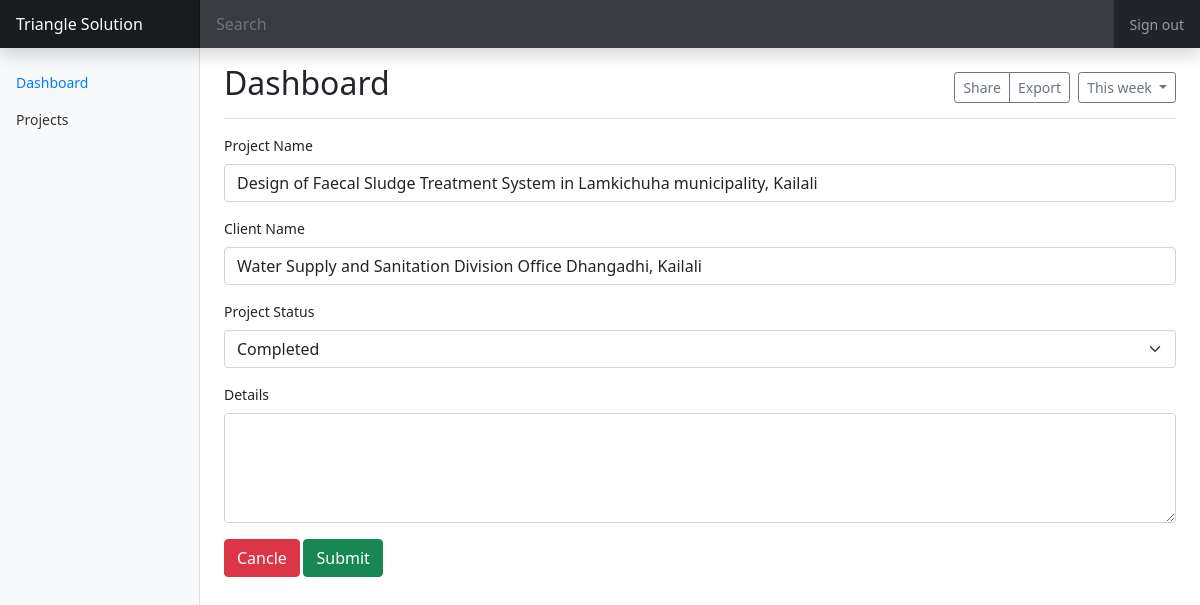
The app's page /admin/editpage.php?edit=9 with its own data.
### tables this page shows
CREATE TABLE `project` (
  `p_id` int(11) NOT NULL,
  `p_name` varchar(255) NOT NULL,
  `c_name` varchar(255) NOT NULL,
  `p_status` varchar(255) NOT NULL,
  `p_details` text NOT NULL
);

### admin/editpage.php (the view, shortened to what this page needs)
<?php
    include_once 'loginsystem/includes/dbh.inc.php';
    if (isset($_GET['edit'])) {
        $id = $_GET['edit'];
        $record = mysqli_query($conn, "SELECT * FROM project WHERE p_id = $id");
        $n = mysqli_fetch_array($record);
        $p_name = $n["p_name"];
        $c_name = $n["c_name"];
        $p_status = $n["p_status"];
        $p_details = $n["p_details"];
	}
?>
<!DOCTYPE html>
<html>
<head>
  <link href="../assest/css/bootstrap.min.css" rel="stylesheet">
  <link href="../assest/css/dashboard.css" rel="stylesheet">
</head>
<body>
  <header class="navbar navbar-dark sticky-top bg-dark flex-md-nowrap p-0 shadow">
    <a class="navbar-brand col-md-3 col-lg-2 me-0 px-3" href="#">Triangle Solution</a>
    <input class="form-control form-control-dark w-100" type="text" placeholder="Search" aria-label="Search">
    <ul class="navbar-nav px-3">
      <li class="nav-item text-nowrap">
        <a class="nav-link" href="#">Sign out</a>
      </li>
    </ul>
  </header>
  <div class="container-fluid">
    <div class="row">
      <nav id="sidebarMenu" class="col-md-3 col-lg-2 d-md-block bg-light sidebar collapse">
        <div class="position-sticky pt-3">
          <ul class="nav flex-column">
            <li class="nav-item">
              <a class="nav-link active" aria-current="page" href="#">
                Dashboard
              </a>
            </li>
            <li class="nav-item">
              <a class="nav-link" href="#">
                Projects
              </a>
            </li>
          </ul>
        </div>
      </nav>
      <main class="col-md-9 ms-sm-auto col-lg-10 px-md-4">
        <div
          class="d-flex justify-content-between flex-wrap flex-md-nowrap align-items-center pt-3 pb-2 mb-3 border-bottom">
          <h1 class="h2">Dashboard</h1>
          <div class="btn-toolbar mb-2 mb-md-0">
            <div class="btn-group me-2">
              <button type="button" class="btn btn-sm btn-outline-secondary">Share</button>
              <button type="button" class="btn btn-sm btn-outline-secondary">Export</button>
            </div>
            <button type="button" class="btn btn-sm btn-outline-secondary dropdown-toggle">
              This week
            </button>
          </div>
        </div>
        <form method="POST" action="./editdata.php">
            <div class="mb-3">
            <label class="form-label">Project Name</label>
            <input type="text" name="p_name" class="form-control" value = "<?php echo $p_name; ?>" >
        </div>
        <div class="mb-3">
            <label class="form-label">Client Name</label>
            <input type="text" name="c_name" class="form-control" value = "<?php echo $c_name; ?>" >
        </div>
        <div class="mb-3">
            <label class="form-label">Project Status</label>
            <select class="form-select" name="p_status" value = "<?php echo $p_status; ?>" >
            <?php
              if($p_status=="Ongoing"){
?>
<option value="Ongoing" selected>Ongoing</option>
             <option value="Completed">Completed</option>
<?php
              }else{
                ?>
             <option value="Completed" selected>Completed</option>
<?php
              }
            ?>
            </select>
        </div>
        <div class="mb-3">
            <label class="form-label">Details</label>
           <textarea rows="4" cols="50" class="form-control" name="p_details" ><?php echo $p_details; ?></textarea>
        </div>
                <a href="index.php" class="btn btn-danger">Cancle</a>
                <input type="submit" class="btn btn-success" value="Submit" name="submit"/>
      </form>
      </main>
    </div>
  </div>
</body>
</html>

### assest/css/dashboard.css (style rules this page uses)
body { font-size: 0.875rem; }
.sidebar { position: fixed; top: 0; bottom: 0; left: 0; z-index: 100; padding: 48px 0 0; box-shadow: inset -1px 0 0 rgba(0, 0, 0, 0.1); }
.sidebar .nav-link { font-weight: 500; color: #333; }
.sidebar .nav-link.active { color: #007bff; }
.navbar-brand { padding-top: 0.75rem; padding-bottom: 0.75rem; font-size: 1rem; background-color: rgba(0, 0, 0, 0.25); box-shadow: inset -1px 0 0 rgba(0, 0, 0, 0.25); }
.navbar .form-control { padding: 0.75rem 1rem; border-width: 0; border-radius: 0; }
.form-control-dark { color: #fff; background-color: rgba(255, 255, 255, 0.1); border-color: rgba(255, 255, 255, 0.1); }

### records on screen
project: p_name "Design of Faecal Sludge Treatment System in Lamkichuha municipality, Kailali", c_name "Water Supply and Sanitation Division Office Dhangadhi, Kailali", p_status "Completed"
